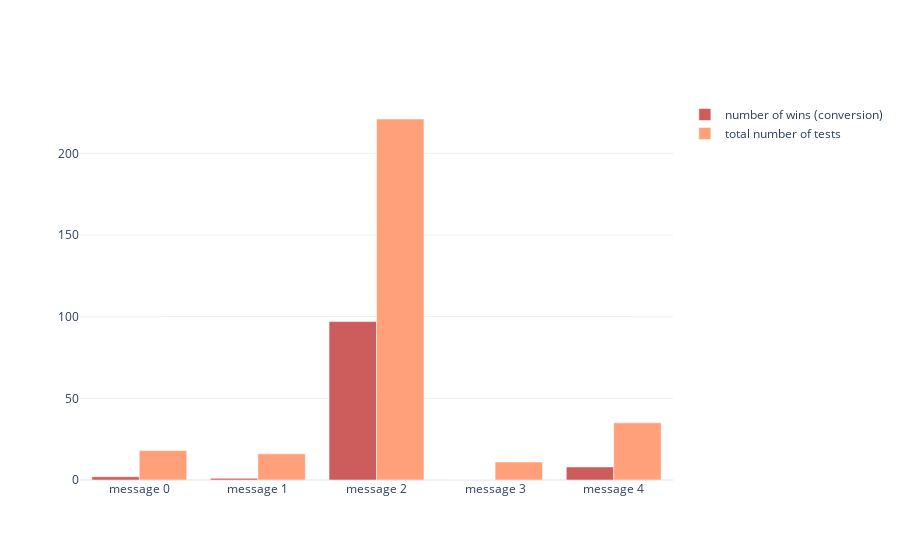

The notebook cell saved with this chart:
### Code cell
create_report(result_ts)

### Figure 1 — Plotly figure (JSON) as saved in the notebook; plotly's stock layout.template omitted (floating-point values rounded to 4 significant figures)
{"data": [{"marker": {"color": "indianred"}, "name": "number of wins (conversion)", "type": "bar", "x": ["message 0", "message 1", "message 2", "message 3", "message 4"], "y": [2, 1, 97, 0, 8]}, {"marker": {"color": "lightsalmon"}, "name": "total number of tests", "type": "bar", "x": ["message 0", "message 1", "message 2", "message 3", "message 4"], "y": [18, 16, 221, 11, 35]}], "layout": {"barmode": "group"}}
